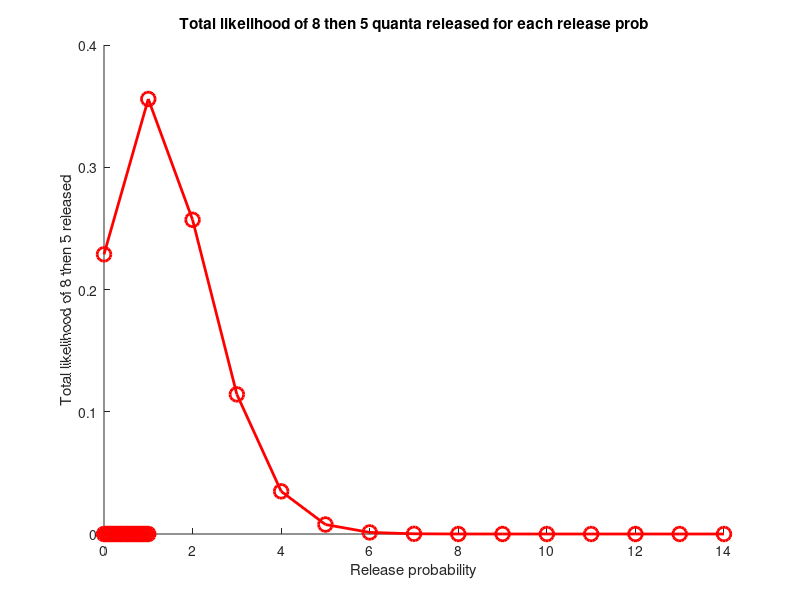
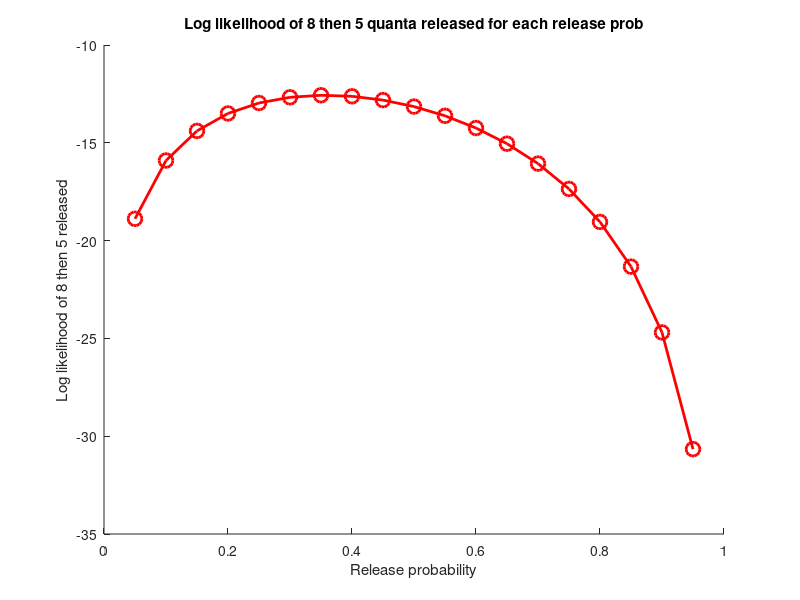
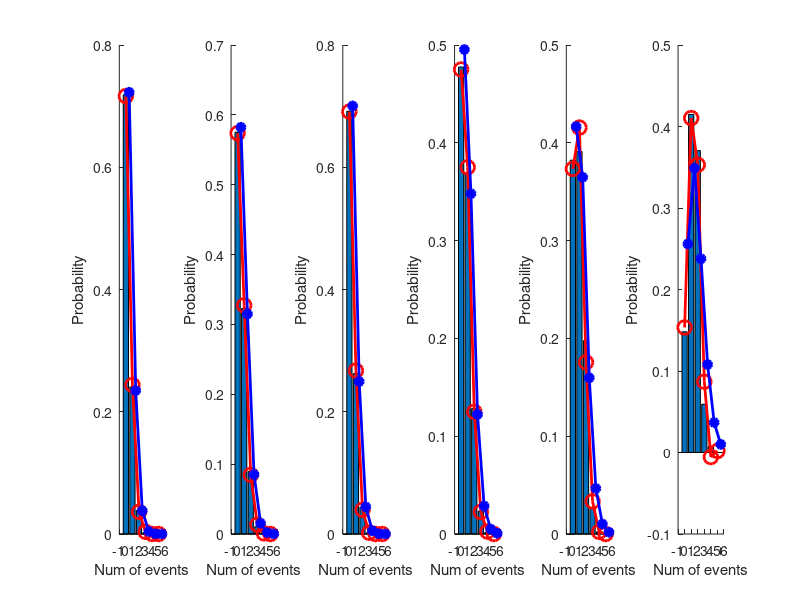

Reproduce these figures in MATLAB, in order.
% Purpose: Code to answer the exercises in quantal release example for
% binomial distribution reading for quant neuro course.

% Link to exercise page: https://canvas.upenn.edu/courses/1358934/discussion_topics/5002068

% Josh's solution: https://github.com/PennNGG/Statistics/blob/master/Binomial%20Distribution/BinomialDistributionAnswers.m

% Written 1.24.20 by CMH

%% Exercise 1
n = 10; % 10 quanta
p = 0.2; % Each with release probability of 0.2

theoreticalProbs = binopdf(0:n, n, p);
hold on
plot(0:10,theoreticalProbs,'ro-', 'LineWidth', 2, 'MarkerSize', 10);
title(sprintf('Predicted number of %d quanta released, each with PoR of %.2f', n, p));
xlabel('Number of quanta released');
ylabel('Probability');
hold off

%% Exercise 2
n = 14; % 14 quanta available for release
p = 0.1; % Release probability of 0.1 for each
theoreticalProbs = binopdf(0:n, n, p);

clf;
figure(1)
hold on
plot(0:14,theoreticalProbs,'ro-', 'LineWidth', 2, 'MarkerSize', 10);
title(sprintf('Predicted number of %d quanta released, each with PoR of %.2f', n, p));
xlabel('Number of quanta released');
ylabel('Probability');
hold off

% Probability of getting a value of 8 with given parameters
fprintf('Probability of getting a value of 8 with release probability of 0.1 is %.5f\n', theoreticalProbs(9));

% Probability of getting a value of 8 with increasing release probability
p = 0;
probsByProb = zeros(1);
probsCounted = 1;
for a = 0:0.1:1
    tempProbs = binopdf(0:n, n, a);
    fprintf('Probability of getting a value of 8 with release probability of %.2f is %.3f percent\n', a, tempProbs(9) * 100);
    probsByProb(probsCounted) = tempProbs(9) * 100;
    probsCounted = probsCounted + 1;
end

% Plot probability of release of 8 quanta for each release probability
figure(2)
hold on
bar(0:0.1:1, probsByProb);
title('Probability of releasing 8/14 quanta across release probabilities');
xlabel('Probability of release for each quanta');
ylabel('Probability that 8/14 quanta are released');
hold off

%% Exercise 3
n = 14; % 14 quanta available for release
p = 0.1; % Release probability of 0.1 for each
theoreticalProbs = binopdf(0:n, n, p);
prob8 = theoreticalProbs(9);
prob5 = theoreticalProbs(6);
totalLik = prob8 * prob5;

fprintf('Total likelihood of these events is %.8f\n', totalLik);

logLik = log(prob8) + log(prob5);

fprintf('Log-likelihood of these events is %.0f\n', logLik);

% Repeat for all deciles of PoR
totLiks = zeros(1);
logLiks = zeros(1);
releaseProbs = 0:0.05:1;
cnt = 1;
for a = releaseProbs
    tempProb = binopdf(0:n, n, a);
    totLik = prob8 * tempProb(6);
    totLiks(cnt) = totLik;
    logLik = log(prob8) + log(tempProb(6));
    logLiks(cnt) = logLik;
    
    fprintf('Total likelihood with %.2f PoR is %.5f\n', a, totLik);
    fprintf('Log likelihood with %.2f PoR is %.5f\n', a, logLik);
    
    cnt = cnt + 1;
end

clf;
figure(1)
hold on

plot(releaseProbs, totLiks, 'ro-', 'LineWidth', 2, 'MarkerSize', 10);
xlabel('Release probability');
ylabel('Total likelihood of 8 then 5 released');
title('Total likelihood of 8 then 5 quanta released for each release prob');

hold off

figure(2)
hold on

plot(releaseProbs, logLiks, 'ro-', 'LineWidth', 2, 'MarkerSize', 10);
xlabel('Release probability');
ylabel('Log likelihood of 8 then 5 released');
title('Log likelihood of 8 then 5 quanta released for each release prob');

hold off

% See what happens as you increase the sample size
% Animation that updates the figure in a loop as you 

totNumSamples = 50;
n = 14;
p = 0.3;
for a = 1:3:51

    quantaReleased = binornd(n, p, a, 1);
    
    % Find likelihood of these quanta being released at each PoR
    releaseProbs = 0:0.05:1;
    totLiks = zeros(1, length(releaseProbs));
    logLiks = zeros(1, length(releaseProbs));
    allProbs = zeros(1, a);
    cnt = 1;
    for c = releaseProbs  
        tempProb = binopdf(0:n, n, c);
        
        % Loop through all samples and find probabilities
        for d = 1:length(quantaReleased)
            currQuanta = quantaReleased(d);
            allProbs(d) = tempProb(currQuanta + 1); % Offset index by 1 bc indexing in matlab starts at 1
        end

        totLiks(cnt) = sum(allProbs);
        logLiks(cnt) = sum(log(allProbs));
        cnt = cnt + 1;
        
    end
    
    
    figure(3);
    
    subplot(1, 2, 1) % Total likelihood 
    cla reset;
    hold on
    
    plot(releaseProbs, totLiks, 'ro-', 'LineWidth', 2, 'MarkerSize', 10);
    xlabel('Release probability');
    ylabel('Total likelihood');
    title(sprintf('Total likelihood of random releases with each PoR for %d samples', a));
    
    subplot(1, 2, 2)
    cla reset;
    hold on

    plot(releaseProbs, logLiks, 'ro-', 'LineWidth', 2, 'MarkerSize', 10);
    xlabel('Release probability');
    ylabel('Log likelihood');
    title(sprintf('Log likelihood of random releases with each PoR for %d samples', a));
    
    
    pause(0.4);
end


%% Exercise 4
% Rewritten entirely after looking at Josh's code to not use loops and more
% efficiently pinpoint pHat
data = [0 0 3 10 19 26 16 16 5 5 0 0 0 0 0];
n = 14;
k = 0:n;
releaseProbs = (0:0.01:1)';

probs = binopdf(repmat(k, length(releaseProbs), 1), n, repmat(releaseProbs, 1, length(k)));

countsMat = repmat(data, length(releaseProbs), 1);

likelihood = prod(probs .^ countsMat, 2); % Not sure I understand 181/185/190
pHat_likelihood = releaseProbs(likelihood == max(likelihood));
fprintf('pHat based on likelihoods is %.2f\n', pHat_likelihood);

logLikelihood = sum(log(probs).*countsMat, 2);
pHat_logLikelihood = releaseProbs(logLikelihood == max(logLikelihood));
fprintf('pHat based on log likelihoods is %.2f\n', pHat_logLikelihood);

% Fitting procedure
pHat_fit = binofit(sum(data.*k), sum(data)*n);
fprintf('pHat based on fiting procedure is %.2f\n', pHat_fit);

%% Exercise 5
p = 0.3;
n = 14;
numReleased = 7;

pHat = binofit(numReleased, n);
fprintf('Probability of this is %.2f\n', pHat);

pKnown = 0.3;
prob = binofit(numReleased, n, pKnown);
fprintf('Probability that release stats have shifted is %.2f\n', prob);

%% Bonus
data = [615, 206, 33, 2, 0, 0; ...
    604, 339, 94, 11, 2, 0; ...
    332, 126, 21, 1, 0, 0; ...
    573, 443, 154, 28, 2, 0; ...
    172, 176, 89, 12, 1, 0; ...
    80, 224, 200, 32, 4, 0];

numTemps = size(data, 1);

% Loop through each temperature experiment and see if data fits binomial
% distribution
for a = 1:numTemps
    currCounts = data(a, :); % Grab one temp's data
    numPts = length(currCounts) - 1;
    pts = 0:5;
    
    N = sum(currCounts); % Total number of trials
    
    m = sum(currCounts(2:end).*pts(2:end))/N; % Compute p and n
    variance = sum((pts-m).^2.*currCounts)/N;
%     variance = var(currCounts);
    
    p = 1 - (variance/m);
    n = m/p;
    
    % Compute putative binomial distribution vals given calculated p, m
    % P. 762 in paper
    theoretical_binom = zeros(1, length(currCounts));
    theoretical_binom(1) = N.*(1-p).^n;
    for b = 2:length(currCounts)
        x = b - 1;
        theoretical_binom(b) = theoretical_binom(b-1).*(m-p.*(x-1))/(x.*(1-p));
    end
    
    theoretical_binom = round(theoretical_binom);
    
    % Plot putative binomial distribution and actual data (pdf)
    subplot(1, 6, a);
    hold on
    bar(0:numPts, currCounts./N)
    plot(0:numPts, theoretical_binom./sum(theoretical_binom), 'ro-', 'LineWidth', 2, 'MarkerSize', 10); % Putative
    
    xlabel('Num of events');
    ylabel('Probability');
    
    % Poisson (added from Josh's code)
    pps = poisspdf(pts, m);
    plot(pts+0.5, pps, 'bo-', 'MarkerFaceColor', 'b', 'LineWidth', 2);
    
    hold off
    
    % Chi-square goodness of fit test (added from Josh's code -- not working here or in Josh's code)
    
    % If you want to compute Chi-2 goodness-of-fit,  k-1 degrees of freedom
	% A little bit of a cheat -- assume all bins contribute even when
    % binomialCounts=0 (because nx is always zero then, too)
    pb = 1-chi2cdf(nansum((pts-theoretical_binom).^2./theoretical_binom), length(theoretical_binom)-1);
    fprintf('Chi-square for binomial distribution fit: %.4f\n', pb);
    
    
	% If you want to compute Chi-2 goodness-of-fit, k-1 degrees of freedom
    poissonCounts = round(pps.*N);
    pp = 1-chi2cdf(nansum((n-poissonCounts).^2./poissonCounts), length(poissonCounts)-1);
    fprintf('Chi-square for poisson distribution fit: %.4f\n', pp);
    
    
    
end
